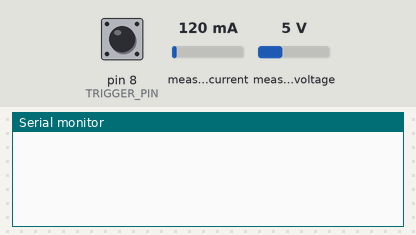
A sketch run on a simulated Arduino Uno, built with avr-gcc and run on an emulated ATmega328P. Parts: the last lines printed to the serial monitor. Inputs (shaded band) come from the test bench; at power-on: pin 8 (TRIGGER_PIN) HIGH, measured current 120 mA, measured voltage 5 V.

Above: at 2.2 s.
2.3 s: pin 8 (TRIGGER_PIN) pulled LOW for 0.15 s
At 3.0 s:
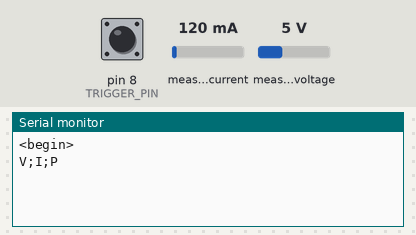
3.9 s: pin 8 (TRIGGER_PIN) pulled LOW for 3.2 s
At 7.8 s:
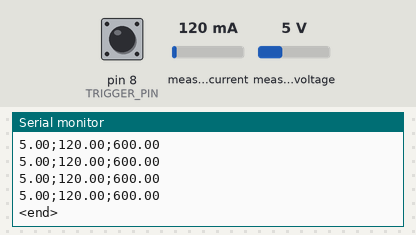

The sketch:

Spike_PowerLogger.ino
```cpp
#include <Adafruit_INA219.h>

#define TRIGGER_PIN 8

Adafruit_INA219 ina219;

void (*task)();

void setup() {
    Serial.begin(115200);
    ina219.begin();
    delay(1000);
    Serial.println();
    task = &waitForStart;
    pinMode(TRIGGER_PIN, INPUT_PULLUP);
}

unsigned long counter = 0;


void loop() {
    task();
    delay(1);
}

void waitForStart(){
    if(!digitalRead(TRIGGER_PIN)){
        Serial.println("<begin>");
        Serial.println("V;I;P");
        delay(1000);
        task  = &measure;
        return;
    }
}

void measure(){
  if(digitalRead(TRIGGER_PIN)){
    Serial.println("<end>");
    delay(1000);
    task  = &waitForStart;
    return;
  }
  float v = ina219.getBusVoltage_V();
  float i = ina219.getCurrent_mA();
  float p = (v*i);
  Serial.print(v);
  Serial.print(";");
  Serial.print(i);
  Serial.print(";");
  Serial.println(p);
}
```

Measured:
- after the input at 2.3 s, the serial monitor: prints a new line at once (image 1)
- after the input at 3.9 s, the serial monitor: prints a new line after 1.4 s (image 2)
